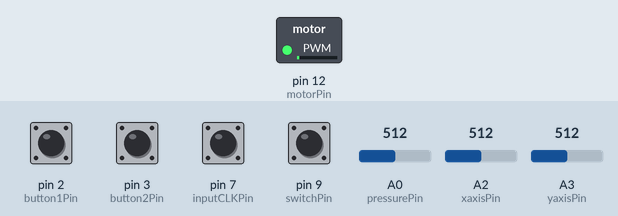
Recording of a sketch running on a simulated Arduino Leonardo, built with avr-gcc and run on an emulated ATmega32U4. On the bench: switched loads named in the sketch (green lamp = pin HIGH). The inputs (shaded band) are chosen by the test bench; at power-on: pin 7 (inputCLKPin) HIGH, pin 2 (button1Pin), pin 3 (button2Pin), pin 9 (switchPin) LOW, A2 (xaxisPin) = 512, A3 (yaxisPin) = 512, A0 (pressurePin) = 512. USB keyboard and mouse output is not drawn; what the sketch prints to the serial monitor is not drawn.

Above: at 1.2 s.
1.3 s: A2 (xaxisPin) set to 582
2.8 s: A2 (xaxisPin) set to 608
At 3.9 s:
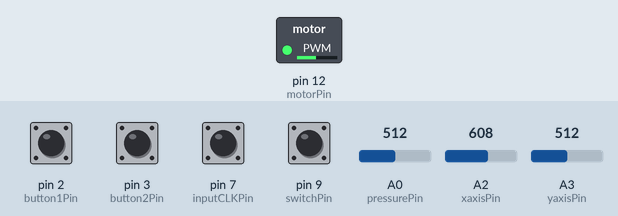
4.3 s: A3 (yaxisPin) set to 591
5.8 s: A3 (yaxisPin) set to 611
At 6.2 s:
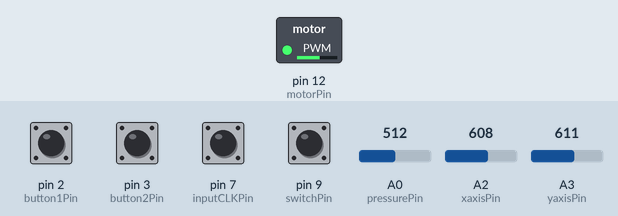
Timing chart, 0 to 8.8 s (numbered marks = the images above; inputs shaded):
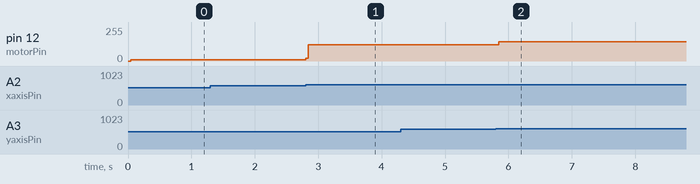

The sketch:

Controller_Code_Ver3.ino
```cpp
#include <HID.h>
#include <Keyboard.h>

const int button1Pin = 2;
const int button2Pin = 3;

const int inputDTPin = 6;
const int inputCLKPin = 7;

const int switchPin = 9;

const int pressurePin = A0;

const int xaxisPin = A2;
const int yaxisPin = A3;

const int motorPin = 12;

int counter = 0;
int turnLimit = 10;

int currentStateCLK;
int previousStateCLK;

int previousSwitch = 0;

int button1State = 0;
int button2State = 0;

int switchState = 0;

int x;
int y;

int joystickThresholdup  = 600;
int joystickThresholddown = 320;

int force;
int forceThreshold = 500;

void setup() {
  pinMode(button1Pin, INPUT);
  pinMode(button2Pin, INPUT);

  pinMode(inputDTPin, INPUT);
  pinMode(inputCLKPin, INPUT);

  pinMode(switchPin, INPUT);

  pinMode(pressurePin, INPUT);

  pinMode(xaxisPin, INPUT);
  pinMode(yaxisPin, INPUT);

  pinMode(motorPin, OUTPUT);

  Serial.begin(9600);
  Keyboard.begin();

  previousStateCLK = digitalRead(inputCLKPin);
}

void loop() {
  button1State = digitalRead(button1Pin);
  button2State = digitalRead(button2Pin);

  currentStateCLK = digitalRead(inputCLKPin);
  if (currentStateCLK != previousStateCLK){

    if (digitalRead(inputDTPin) != currentStateCLK){
      counter ++;
    } else{
      counter --;
    }

    previousStateCLK = currentStateCLK;
  }

  switchState = digitalRead(switchPin);

  x = analogRead(xaxisPin);
  y = analogRead(yaxisPin);

  force = analogRead(pressurePin);

  if (button1State == HIGH && button2State == HIGH) {
      Serial.println("Buttons 1 & 2 Pressed");
      Keyboard.press(' ');
      digitalWrite(motorPin, HIGH);
    } else {
      Keyboard.release(' ');
    }

  if (counter >= turnLimit || counter <= -turnLimit) {
      Serial.println("Encoder Turned");
      Keyboard.press('b');
      digitalWrite(motorPin, HIGH);
      counter = 0;
    } else {
      Keyboard.release('b');
    }

  if (x >= joystickThresholdup) {
      Serial.println("Left Pressed");
      Keyboard.press(KEY_LEFT_ARROW);
      digitalWrite(motorPin, HIGH);
    } else {
      Keyboard.release(KEY_LEFT_ARROW);
    }

  if (x <= joystickThresholddown) {
      Serial.println("Right Pressed");
      Keyboard.press(KEY_RIGHT_ARROW);
      digitalWrite(motorPin, HIGH);
    } else {
      Keyboard.release(KEY_RIGHT_ARROW);
    }

      if (y >= joystickThresholdup) {
      Serial.println("Up Pressed");
      Keyboard.press(KEY_UP_ARROW);
      digitalWrite(motorPin, HIGH);
    } else {
      Keyboard.release(KEY_UP_ARROW);
    }

  if (y <= joystickThresholddown) {
      Serial.println("Down Pressed");
      Keyboard.press(KEY_DOWN_ARROW);
      digitalWrite(motorPin, HIGH);
    } else {
      Keyboard.release(KEY_DOWN_ARROW);
    }

   if (force >= forceThreshold) {
      Serial.println("Pressed with force");
      Keyboard.press('n');
      digitalWrite(motorPin, HIGH);
    } else {
      Keyboard.release('n');
    }

  if (switchState != previousSwitch) {
      Serial.println("Switch On");
      Keyboard.press('m');
      digitalWrite(motorPin, HIGH);
    } else {
      Keyboard.release('m');
    }

  previousSwitch = switchState;
  digitalWrite(motorPin, LOW);
}
```

Measured:
- the behaviour switches between 599 and 600 on A2 (xaxisPin) (found by bisection; images 0 and 1)
- after the input at 2.8 s, pin 12 (motorPin): 11/255 → 121/255 at once
- after the input at 5.8 s, pin 12 (motorPin): 121/255 → 144/255 at once
